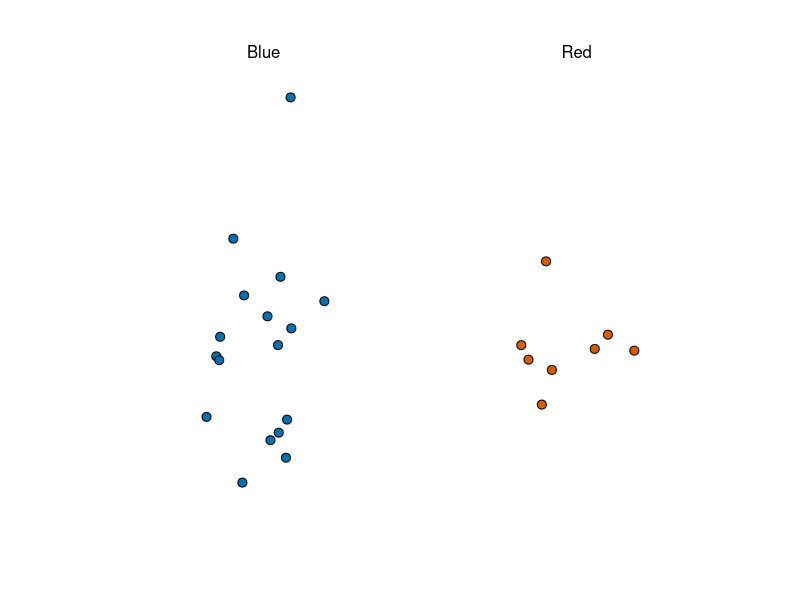
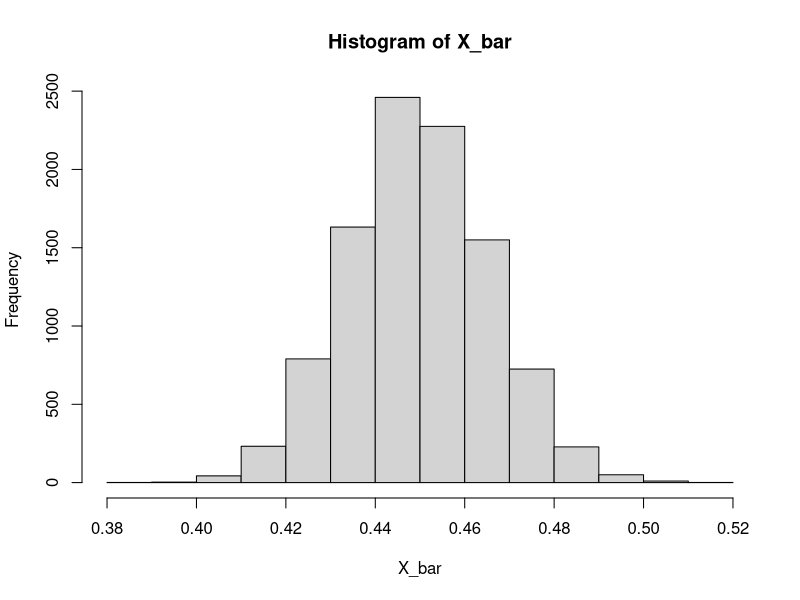
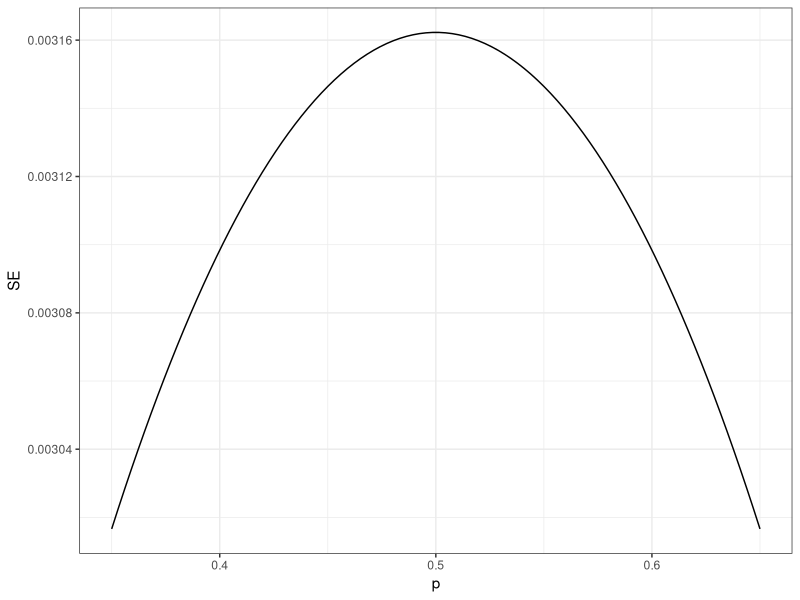

The R script that drew these images, in order:
library(tidyverse)
library(dslabs)
ds_theme_set()
take_poll(25) 
# dslabs equivalent to draw random sample of 25 beads from urn of blue and red beads
# Computing estimate of std error
X_bar <- 0.48
se_hat <- sqrt(X_bar*(1 - X_bar)/25)
se_hat # approx 0.100

# Probability of being within 1% of p or population mean
pnorm(0.01/se_hat) - pnorm(-0.01/se_hat) # 0.08 or 8%

# Probability of 2 SEs from p or populaton mean
pnorm(2) - pnorm(-2) # 95%

## Monte Carlo Simulation for testing CLT on urn model
# urn model - BUT cannot run due p unknown
# B <- 10000 # beads in urn
# N <- 1000 # sample size
# X_bar <- replicate(B, {
#   X <- sample(c(0,1), size = N, replace = TRUE, prob = c(1-p, p))
#   mean(X)
# })

# testing for 1 example at p = 0.45
# theory
X_bar <- 0.45
se_hat <- sqrt(X_bar*(1 - X_bar)/1000)
se_hat # approx 0.0157 or 1.6%

# monte carlo sim
B <- 10000 # beads in urn
N <- 1000 # sample size
X_bar <- replicate(B, {
  X <- sample(c(0,1), size = N, replace = TRUE, prob = c(1-0.45, 0.45))
  mean(X)
})
sd(X_bar) # 0.0156 or 1.6%
# plot histogram to check if distribution is normal
hist(X_bar) # appears to be normal distribution


## why not run a very large poll - e.g. size 100000
N <- 100000
p <- seq(0.35, 0.65, length = 100)
SE <- sapply(p, function(x) 2*sqrt(x*(1-x)/N))
data.frame(p=p, SE=SE) %>% ggplot(aes(p, SE)) +
  geom_line()
